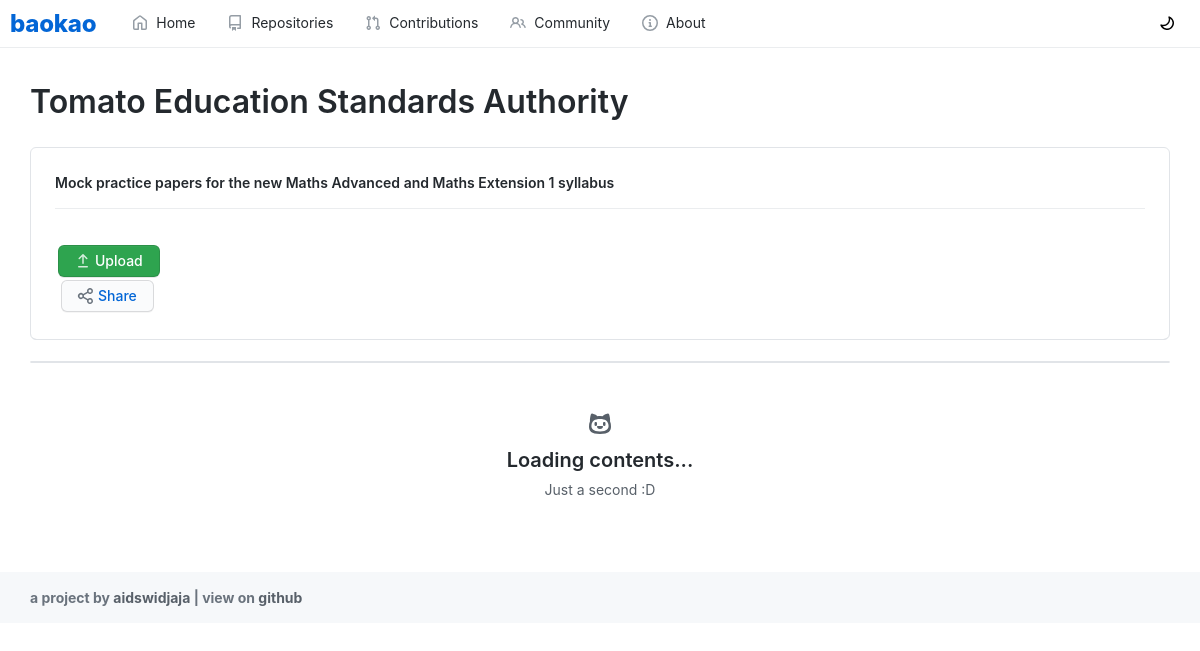
Page /tree?tomato on the earlier database version.
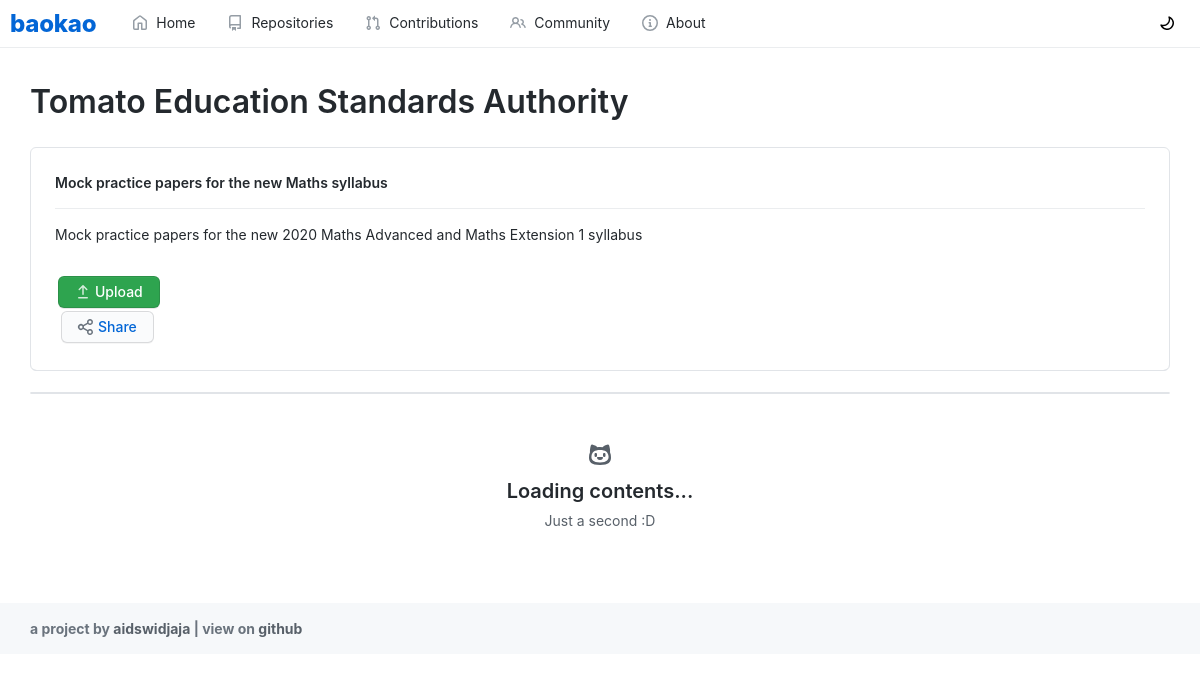
Same page on the later database version.
### tables this page shows
CREATE TABLE repositories (name STRING NOT NULL UNIQUE, info STRING, google_drive_folder_id STRING, oauth2 BOOLEAN, slug STRING NOT NULL UNIQUE PRIMARY KEY, colour STRING NOT NULL DEFAULT ('#1f6feb'), image STRING, description STRING);

### public/tree.php (the view, shortened to what this page needs)
<?php include "../include/head.php"; ?>
<?php include "../include/navbar.php"; ?>
<div class="content">
    <?php
    $query = 0;
    if (isset($_SERVER['QUERY_STRING'])) {
        global $query;
        $query = htmlspecialchars(str_replace("=", "", htmlspecialchars($_SERVER['QUERY_STRING'])));
    }
    $dsn = "sqlite:../db/repositories.db";
    $sqlite_db = new PDO($dsn);
    $result = $sqlite_db->prepare("SELECT * FROM repositories WHERE slug = '$query'");
    $result->execute();
    try {
        foreach ($result as $row) {
            $name = htmlspecialchars($row['name']);
            $info = htmlspecialchars($row['info']);
            $description = htmlspecialchars($row['description']);
            $google_drive_folder_id = htmlspecialchars($row['google_drive_folder_id']);
            echo <<<HTML
                    <title>$name | baokao</title>
                    <h1>$name</h1>
                        const query = '$query';
                        const google_drive_folder_id = '$google_drive_folder_id';
                    <br>
                    <div class="Box Box--spacious">
                        <div class="Box-body">
                            <h5>$info</h5>
                            <hr>
                            <p>$description</p>
                            <br>
                            <div class="repositories-actions">
                            <details class="tree-action-button details-reset details-overlay details-overlay-dark" id="upload-info-dialog">
                                    <summary class="btn btn-primary repository-temp-upload" aria-haspopup="dialog" id="upload-info-dialog-toggle">
                                        <span>Upload</span>
                                    </summary>
                                            <a href="https://drive.google.com/drive/folders/$google_drive_folder_id" target="_blank" type="button" class="btn btn-block" data-close-dialog>Go to Google Drive</a>
                                </details>
                                <button class="tree-action-button btn btn-outline" type="button" id="copy-current-location" data-clipboard-target=""><span>Share</span></button>
                            </div>
                        </div>
                    </div>
HTML;
        }
    } catch (Exception $error) {
        echo <<<HTML
                <div class="flash mt-3 flash-error">
                    <svg class="octicon octicon-container" xmlns="http://www.w3.org/2000/svg" viewBox="0 0 16 16" width="16" height="16"><path fill-rule="evenodd" d="M2.343 13.657A8 8 0 1113.657 2.343 8 8 0 012.343 13.657zM6.03 4.97a.75.75 0 00-1.06 1.06L6.94 8 4.97 9.97a.75.75 0 101.06 1.06L8 9.06l1.97 1.97a.75.75 0 101.06-1.06L9.06 8l1.97-1.97a.75.75 0 10-1.06-1.06L8 6.94 6.03 4.97z"></path></svg>
                    <strong>Something went wrong :(</strong> - please report this error to <strong>baokao@adrian.id.au</strong><br><br>
                    <strong>Exception thrown: </strong><br><pre>$error</pre>
                    </div>
HTML;
    }
    ?>
    <br>
    <nav class="menu" aria-label="File explorer" id="file-explorer">
    </nav>
    <div class="blankslate" id="repositories-loading">
        <h3 class="mb-1">Loading contents<span class="AnimatedEllipsis"></span></h3>
        <p>Just a second :D</p>
    </div>
</div>
<?php include "../include/footer.php"; ?>

### include/head.php (shortened to what this page needs)
<!doctype html>
<html class="no-js" lang="">
<head>
  <link href="https://unpkg.com/@github/details-dialog-element/dist/index.css" rel="stylesheet" />
  <link rel="stylesheet" href="https://cdn.jsdelivr.net/npm/inter-ui@3.19.2/inter.min.css">
  <link type="text/css" href="static/primer.css" rel="stylesheet" />
  <link type="text/css" href="static/style.css" rel="stylesheet" />
</head>
<body class="no-js" data-color-mode="" data-light-theme="light" data-dark-theme="dark" prefers-color-scheme="" style="visibility: hidden;">

### include/navbar.php (shortened to what this page needs)
<nav class="UnderlineNav UnderlineNav--full">
    <div class="UnderlineNav-container">
        <div class="UnderlineNav-body">
            <a class="h1 title-brand h5-mktg color-icon-info" id="navbar-title-brand" href="/">baokao</a>
            <span style="width: 20px"></span>
            <a class="UnderlineNav-item" id="nav-home" href="/">
                <span>Home</span>
            </a>
            <a class="UnderlineNav-item" id="nav-repositories" href="repositories">
                <span>Repositories</span>
            </a>
            <a class="UnderlineNav-item" id="nav-contributions" href="contributions">
                <span>Contributions</span>
            </a>
            <a class="UnderlineNav-item" id="nav-community" href="community">
                <span>Community</span>
            </a>
            <a class="UnderlineNav-item" id="nav-about" href="about">
                <span>About</span>
            </a>
        </div>
        <div class="UnderlineNav-actions">
            <a class="btn btn-octicon btn-sm dark-mode-toggle" id="dark-mode-toggle">
            <svg xmlns="http://www.w3.org/2000/svg" viewBox="0 0 16 16" width="16" height="16"><path fill-rule="evenodd" d="M9.598 1.591a.75.75 0 01.785-.175 7 7 0 11-8.967 8.967.75.75 0 01.961-.96 5.5 5.5 0 007.046-7.046.75.75 0 01.175-.786zm1.616 1.945a7 7 0 01-7.678 7.678 5.5 5.5 0 107.678-7.678z"></path></svg>
        </a>
        </div>
    </div>
</nav>

### include/footer.php (shortened to what this page needs)
</body>
<footer>
    <div class="footer color-bg-tertiary">
        <p class="footer-text color-text-tertiary">a project by <a href="https://adrian.id.au" class="color-text-secondary">aidswidjaja</a> | view on <a href="https://github.com/aidswidjaja/baokao" class="color-text-secondary">github</a></p>
    </div>
</footer>
</html>

### public/static/style.css (style rules this page uses)
html, body, *, nav, #navbar-title-brand { font-family: "Inter", -apple-system, BlinkMacSystemFont, "Segoe UI", Roboto, Helvetica, Arial, sans-serif, "Apple Color Emoji", "Segoe UI Emoji", "Segoe UI Symbol" !important; }
.footer { padding-top: 15px; padding-bottom: 5px; padding-left: 30px; padding-right: 30px; }
.content { margin: 30px; }
.dark-mode-toggle { margin-right: 20px; }
.footer-text { font-weight: bold; }
.title-brand { padding-left: 10px; margin: auto; font-weight: 400; font-size: 1.2rem; }
.no-js { visibility: visible; }
.share-icon { color: var(--color-btn-outline-hover-bg); }
.tree-action-button { display: inline; margin: 3px; }

Differences in the rows shown:
changed repositories "Tomato Education Standards Authority": info "Mock practice papers for the new Maths Advanced and Maths Extension 1 syllabus" → "Mock practice papers for the new Maths syllabus"; description (not shown) → "Mock practice papers for the new 2020 Maths Advanced and Maths Extension 1 syllabus"
